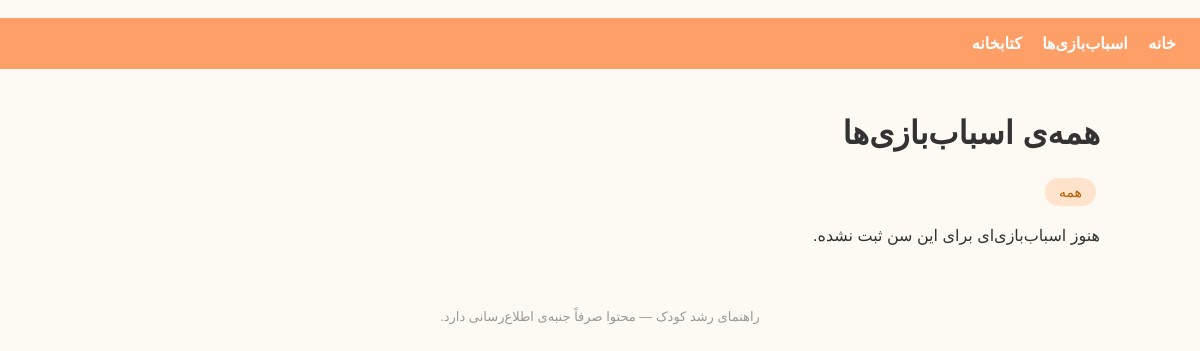
/toys/, run on an earlier commit of the app's database.
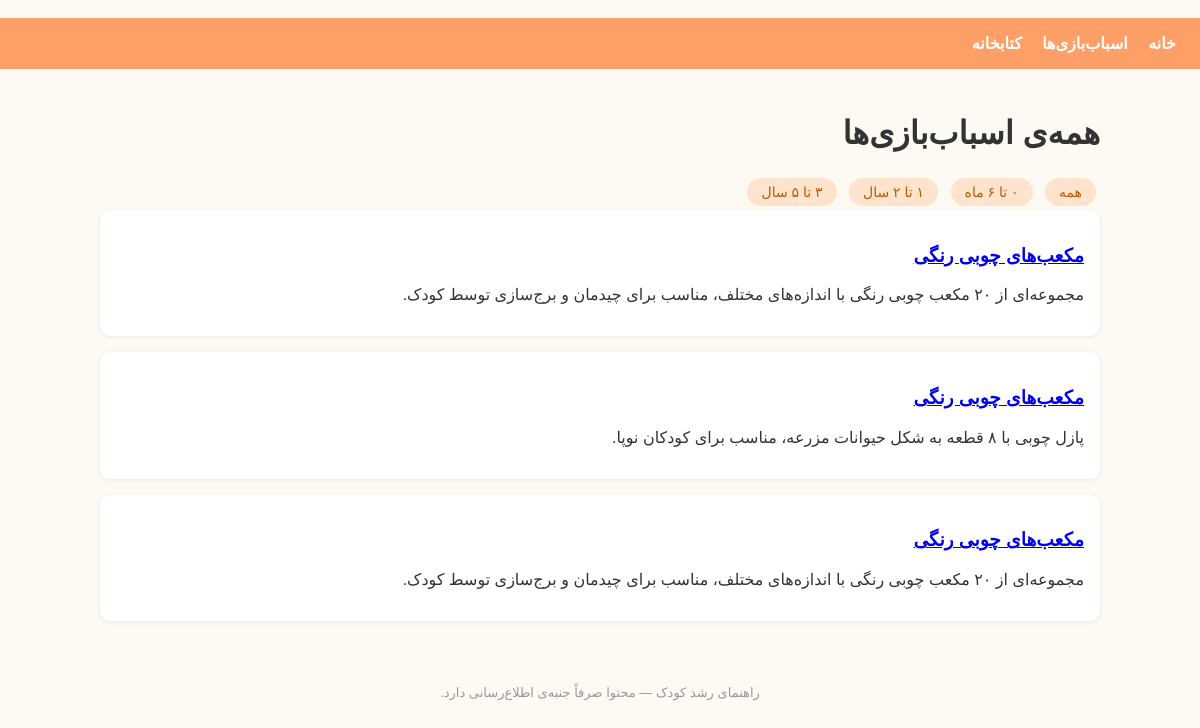
And on a later commit of the database.
### catalog/models.py (models this page shows, shortened)
class AgeGroup(models.Model):
    title = models.CharField(max_length=50)
    min_age_months = models.PositiveIntegerField()
    max_age_months = models.PositiveIntegerField()
    order = models.PositiveIntegerField(default=0)
    description = models.TextField(blank=True)
    class Meta:
        ordering = ["order"]

class Toy(models.Model):
    title = models.CharField(max_length=200)
    slug = models.SlugField(unique=True)
    age_groups = models.ManyToManyField(AgeGroup, related_name="toys")
    development_areas = models.ManyToManyField(DevelopmentArea, related_name="toys", blank=True)
    short_description = models.CharField(max_length=300)
    why_it_helps = models.TextField()
    image = models.ImageField(upload_to="toys/", blank=True, null=True)
    affiliate_source = models.ForeignKey(AffiliateSource, on_delete=models.SET_NULL, null=True, blank=True)
    affiliate_url = models.URLField(blank=True)
    price_range = models.CharField(max_length=100, blank=True)
    created_at = models.DateTimeField(auto_now_add=True)
    class Meta:
        ordering = ["-created_at"]
    def get_absolute_url(self):
        return reverse("toy_detail", kwargs={"slug": self.slug})

### catalog/views.py (the view)
# urls.py: path("toys/", views.toy_list, name="toy_list"),
def toy_list(request, age_group_id=None):
    age_groups = AgeGroup.objects.all()
    selected_age_group = None
    toys = Toy.objects.all()
    if age_group_id:
        selected_age_group = get_object_or_404(AgeGroup, id=age_group_id)
        toys = toys.filter(age_groups=selected_age_group)
    return render(request, "catalog/toy_list.html", {
        "age_groups": age_groups,
        "selected_age_group": selected_age_group,
        "toys": toys,
    })

### templates/catalog/toy_list.html
﻿{% extends "base.html" %}
{% block content %}
  <h1>{% if selected_age_group %}اسباب‌بازی مناسب {{ selected_age_group.title }}{% else %}همه‌ی اسباب‌بازی‌ها{% endif %}</h1>
  <div class="age-badges">
    <a href="{% url 'toy_list' %}">همه</a>
    {% for age in age_groups %}
      <a href="{% url 'toy_list_by_age' age.id %}">{{ age.title }}</a>
    {% endfor %}
  </div>
  {% for toy in toys %}
    <div class="card">
      <h3><a href="{{ toy.get_absolute_url }}">{{ toy.title }}</a></h3>
      <p>{{ toy.short_description }}</p>
    </div>
  {% empty %}
    <p>هنوز اسباب‌بازی‌ای برای این سن ثبت نشده.</p>
  {% endfor %}
{% endblock %}

### templates/base.html (shortened to what this page needs)
﻿<!DOCTYPE html>
<html lang="fa" dir="rtl">
<head>
</head>
<body>
  <header>
    <a href="{% url 'home' %}">خانه</a>
    <a href="{% url 'toy_list' %}">اسباب‌بازی‌ها</a>
    <a href="{% url 'book_list' %}">کتابخانه</a>
  </header>
  <div class="container">
    {% block content %}{% endblock %}
  </div>
  <footer>راهنمای رشد کودک — محتوا صرفاً جنبه‌ی اطلاع‌رسانی دارد.</footer>
</body>
</html>

### templates/base.html (style rules this page uses)
body { font-family: Tahoma, sans-serif; margin: 0; background: #fdf9f3; color: #333; }
header { background: #ff9f68; padding: 16px 24px; }
header a { color: white; text-decoration: none; font-weight: bold; margin-left: 16px; }
.container { max-width: 1000px; margin: 0 auto; padding: 24px; }
.card { background: white; border-radius: 10px; padding: 16px; margin-bottom: 16px; box-shadow: 0 1px 4px rgba(0,0,0,0.08); }
.age-badges a { display: inline-block; background: #ffe3cc; padding: 6px 14px; border-radius: 20px; margin: 4px; text-decoration: none; color: #b85c00; font-size: 14px; }
footer { text-align: center; padding: 24px; color: #999; font-size: 13px; }

What changed in the data, as far as the page shows it:
added AgeGroup: title "۰ تا ۶ ماه"
added AgeGroup: title "۱ تا ۲ سال"
added AgeGroup: title "۳ تا ۵ سال"
added Toy: title "مکعب‌های چوبی رنگی", short_description "مجموعه‌ای از ۲۰ مکعب چوبی رنگی با اندازه‌های مختلف، مناسب برای چیدمان و برج‌سازی توسط کودک."
added Toy: title "مکعب‌های چوبی رنگی", short_description "پازل چوبی با ۸ قطعه به شکل حیوانات مزرعه، مناسب برای کودکان نوپا."
added Toy: title "مکعب‌های چوبی رنگی", short_description "مجموعه‌ای از ۲۰ مکعب چوبی رنگی با اندازه‌های مختلف، مناسب برای چیدمان و برج‌سازی توسط کودک."
Also different on the page:
text no longer shown: "هنوز اسباب‌بازی‌ای برای این سن ثبت نشده."
